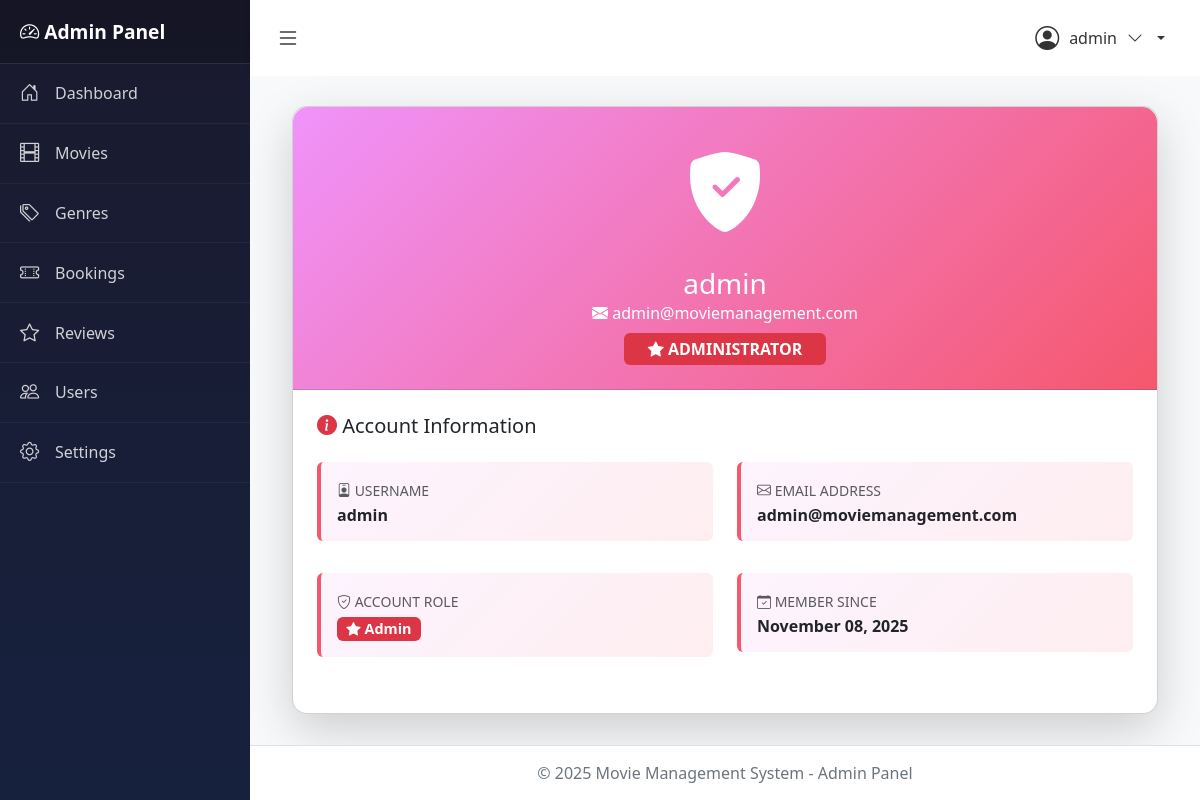
Screenshot of /dashboard/profile/ (signed in) with the database file from the repository.
### accounts/models.py (models this page shows, shortened)
class Account(AbstractUser):
    ROLE_CHOICES = (
        ('admin', 'Admin'),
        ('user', 'User'),
    )
    role = models.CharField(max_length=10, choices=ROLE_CHOICES, default='user')
    created_at = models.DateTimeField(auto_now_add=True)
    updated_at = models.DateTimeField(auto_now=True)
    class Meta:
        db_table = 'accounts'
        verbose_name = 'Account'
        verbose_name_plural = 'Accounts'
    def is_admin(self):
        return self.role == 'admin'

### movies/views.py (the view)
# urls.py: path('dashboard/profile/', views.admin_profile, name='admin_profile'),
@login_required
def admin_profile(request):
    if not request.user.is_admin():
        messages.error(request, 'Access denied! Admin only.')
        return redirect('home')
    user = request.user
    total_movies = Movie.objects.count()
    total_users = Account.objects.filter(role='user').count()
    total_bookings = Booking.objects.count()
    total_reviews = Review.objects.count()
    context = {
        'user': user,
        'total_movies': total_movies,
        'total_users': total_users,
        'total_bookings': total_bookings,
        'total_reviews': total_reviews,
    }
    return render(request, 'Admin/admin_profile.html', context)

### movies/context_processors.py (called while the page is built)
def site_settings(request):
    settings = SiteSetting.get_settings()
    return {
        'site_settings': settings,
    }

### movies/models.py (called while the page is built)
    @classmethod
    def get_settings(cls):
        settings, created = cls.objects.get_or_create(id=1)
        return settings

### movies/templates/Admin/admin_profile.html (shortened to what this page needs)
{% extends 'Admin/base_admin.html' %}
{% block content %}
<div class="container">
    <div class="row justify-content-center">
        <div>
            <div class="card shadow-lg" style="border-radius: 15px;">
                <div class="card-header text-white text-center py-4" style="background: linear-gradient(135deg, #f093fb 0%, #f5576c 100%); border-radius: 15px 15px 0 0;">
                    <i class="bi bi-shield-fill-check" style="font-size: 5rem;"></i>
                    <h3 class="mt-3 mb-0">{{ user.username }}</h3>
                    <p class="mb-0"><i class="bi bi-envelope-fill"></i> {{ user.email }}</p>
                    <span class="badge bg-danger mt-2 px-4 py-2" style="font-size: 1rem;">
                        <i class="bi bi-star-fill"></i> ADMINISTRATOR
                    </span>
                </div>
                <div class="card-body p-4">
                    <h5 class="mb-4"><i class="bi bi-info-circle-fill text-danger"></i> Account Information</h5>
                    <div class="row mb-3">
                        <div class="col-md-6 mb-3">
                            <div class="p-3 rounded" style="background: linear-gradient(135deg, rgba(240, 147, 251, 0.1) 0%, rgba(245, 87, 108, 0.1) 100%); border-left: 4px solid #f5576c;">
                                <p class="text-muted mb-1"><small><i class="bi bi-person-badge"></i> USERNAME</small></p>
                                <h6 class="mb-0 fw-bold">{{ user.username }}</h6>
                            </div>
                        </div>
                        <div class="col-md-6 mb-3">
                            <div class="p-3 rounded" style="background: linear-gradient(135deg, rgba(240, 147, 251, 0.1) 0%, rgba(245, 87, 108, 0.1) 100%); border-left: 4px solid #f5576c;">
                                <p class="text-muted mb-1"><small><i class="bi bi-envelope"></i> EMAIL ADDRESS</small></p>
                                <h6 class="mb-0 fw-bold">{{ user.email }}</h6>
                            </div>
                        </div>
                    </div>
                    <div class="row mb-3">
                        <div class="col-md-6 mb-3">
                            <div class="p-3 rounded" style="background: linear-gradient(135deg, rgba(240, 147, 251, 0.1) 0%, rgba(245, 87, 108, 0.1) 100%); border-left: 4px solid #f5576c;">
                                <p class="text-muted mb-1"><small><i class="bi bi-shield-check"></i> ACCOUNT ROLE</small></p>
                                <h6 class="mb-0">
                                    <span class="badge bg-danger" style="font-size: 0.9rem;">
                                        <i class="bi bi-star-fill"></i> {{ user.get_role_display }}
                                    </span>
                                </h6>
                            </div>
                        </div>
                        <div class="col-md-6 mb-3">
                            <div class="p-3 rounded" style="background: linear-gradient(135deg, rgba(240, 147, 251, 0.1) 0%, rgba(245, 87, 108, 0.1) 100%); border-left: 4px solid #f5576c;">
                                <p class="text-muted mb-1"><small><i class="bi bi-calendar-check"></i> MEMBER SINCE</small></p>
                                <h6 class="mb-0 fw-bold">{{ user.created_at|date:"F d, Y" }}</h6>
                            </div>
                        </div>
                    </div>
                </div>
            </div>
        </div>
    </div>
</div>
{% endblock %}

### movies/templates/Admin/base_admin.html (shortened to what this page needs)
<!DOCTYPE html>
<html lang="en">
<head>
    <link href="https://cdn.jsdelivr.net/npm/bootstrap@5.3.0/dist/css/bootstrap.min.css" rel="stylesheet">
    <link href="https://cdn.jsdelivr.net/npm/bootstrap-icons@1.10.0/font/bootstrap-icons.css" rel="stylesheet">
</head>
<body>
    <div class="wrapper">
        <nav class="sidebar" id="sidebar">
            <div class="sidebar-header">
                <h3>
                    <i class="bi bi-speedometer2"></i>
                    <span>Admin Panel</span>
                </h3>
            </div>
            <ul class="sidebar-menu">
                <li>
                    <a href="{% url 'admin_dashboard' %}" class="{% if request.resolver_match.url_name == 'admin_dashboard' %}active{% endif %}">
                        <i class="bi bi-house-door"></i>
                        <span>Dashboard</span>
                    </a>
                </li>
                <li>
                    <a href="{% url 'manage_movies' %}" class="{% if 'movies' in request.path and request.resolver_match.url_name != 'admin_dashboard' %}active{% endif %}">
                        <i class="bi bi-film"></i>
                        <span>Movies</span>
                    </a>
                </li>
                <li>
                    <a href="{% url 'manage_genres' %}" class="{% if 'genres' in request.path %}active{% endif %}">
                        <i class="bi bi-tags"></i>
                        <span>Genres</span>
                    </a>
                </li>
                <li>
                    <a href="{% url 'manage_bookings' %}" class="{% if 'bookings' in request.path %}active{% endif %}">
                        <i class="bi bi-ticket-perforated"></i>
                        <span>Bookings</span>
                    </a>
                </li>
                <li>
                    <a href="{% url 'manage_reviews' %}" class="{% if 'reviews' in request.path %}active{% endif %}">
                        <i class="bi bi-star"></i>
                        <span>Reviews</span>
                    </a>
                </li>
                <li>
                    <a href="{% url 'manage_users' %}" class="{% if 'users' in request.path %}active{% endif %}">
                        <i class="bi bi-people"></i>
                        <span>Users</span>
                    </a>
                </li>
                <li>
                    <a href="{% url 'admin_settings' %}" class="{% if request.resolver_match.url_name == 'admin_settings' %}active{% endif %}">
                        <i class="bi bi-gear"></i>
                        <span>Settings</span>
                    </a>
                </li>
            </ul>
        </nav>
        <div class="content">
            <div class="top-navbar">
                <button class="toggle-sidebar" onclick="toggleSidebar()">
                    <i class="bi bi-list"></i>
                </button>
                <div class="user-info">
                    <div class="dropdown">
                        <a href="#" class="dropdown-toggle" data-bs-toggle="dropdown">
                            <i class="bi bi-person-circle" style="font-size: 1.5rem;"></i>
                            <span>{{ user.username }}</span>
                            <i class="bi bi-chevron-down"></i>
                        </a>
                    </div>
                </div>
            </div>
            <div class="main-content">
                {% block content %}{% endblock %}
            </div>
            <footer class="admin-footer">
                <p class="mb-0">&copy; 2025 Movie Management System - Admin Panel</p>
            </footer>
        </div>
    </div>
    {% load static %}
</body>
</html>

### movies/templates/Admin/base_admin.html (style rules this page uses)
body { min-height: 100vh; display: flex; flex-direction: column; }
.wrapper { display: flex; flex: 1; }
.sidebar { min-width: 250px; max-width: 250px; background: linear-gradient(180deg, #1a1a2e 0%, #16213e 100%); color: white; transition: all 0.3s; box-shadow: 2px 0 5px rgba(0,0,0,0.1); }
.sidebar-header { padding: 20px; background: rgba(0,0,0,0.2); border-bottom: 1px solid rgba(255,255,255,0.1); }
.sidebar-header h3 { font-size: 1.2rem; margin: 0; font-weight: 600; }
.sidebar-menu { padding: 0; list-style: none; }
.sidebar-menu li { border-bottom: 1px solid rgba(255,255,255,0.05); }
.sidebar-menu a { display: flex; align-items: center; padding: 15px 20px; color: rgba(255,255,255,0.8); text-decoration: none; transition: all 0.3s; }
.sidebar-menu a i { font-size: 1.2rem; margin-right: 10px; min-width: 25px; }
.content { flex: 1; display: flex; flex-direction: column; }
.top-navbar { background: white; box-shadow: 0 2px 5px rgba(0,0,0,0.1); padding: 15px 20px; display: flex; justify-content: space-between; align-items: center; }
.toggle-sidebar { background: none; border: none; font-size: 1.5rem; cursor: pointer; color: #333; }
.user-info { display: flex; align-items: center; gap: 15px; }
.user-info .dropdown-toggle { display: flex; align-items: center; gap: 10px; text-decoration: none; color: #333; padding: 5px 15px; border-radius: 5px; transition: background 0.3s; }
.main-content { flex: 1; padding: 30px; background: #f8f9fa; overflow-y: auto; }
.admin-footer { background: white; padding: 15px 30px; text-align: center; border-top: 1px solid #dee2e6; color: #6c757d; }

### movies/templates/Admin/admin_profile.html (style rules this page uses)
.card { transition: all 0.3s ease; }

### rows the page displays
Account: username "admin", email "admin@moviemanagement.com", role "Admin", created_at "November 08, 2025"
